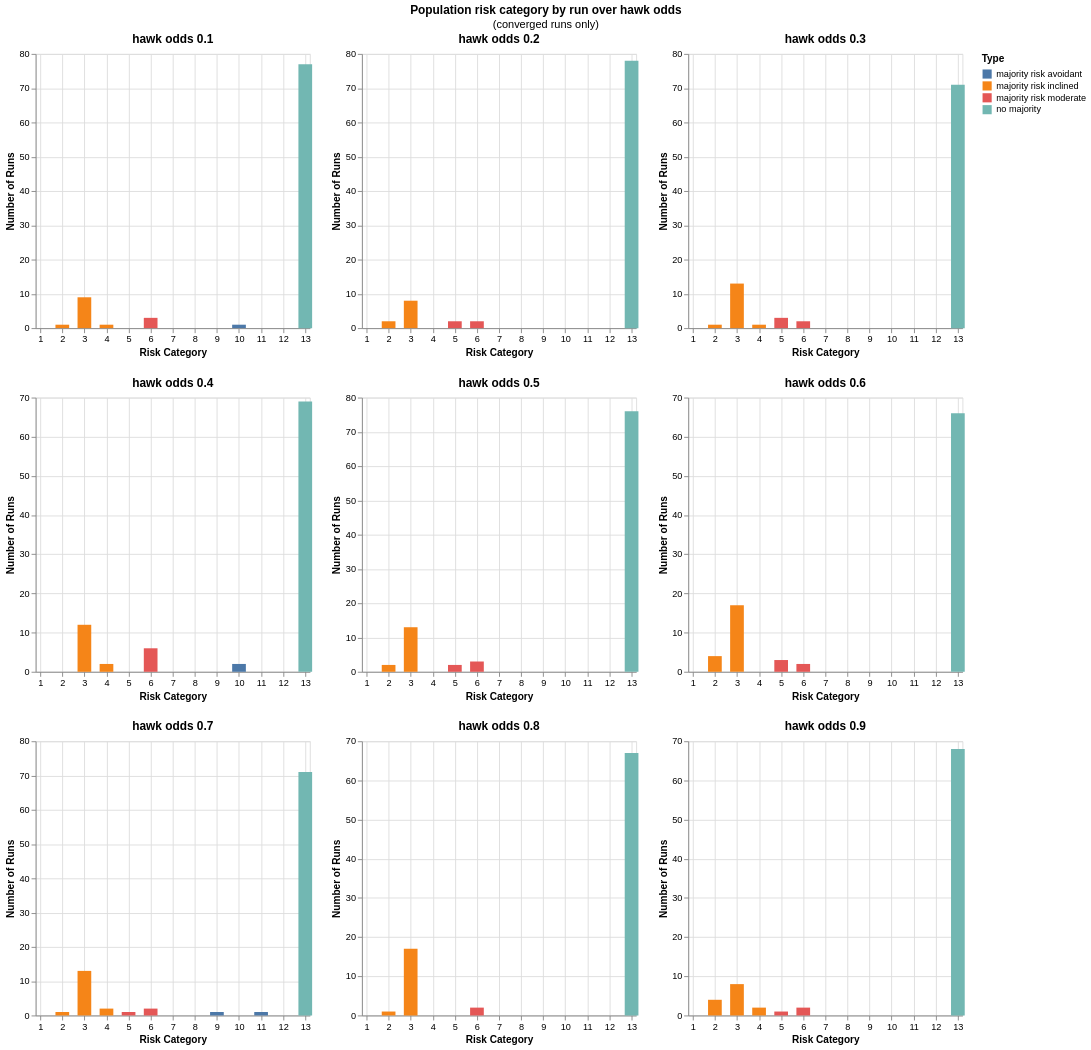

Source (notebook cell):
### Markdown cell above
### population categories by initial hawk odds

### Code cell
hawkodds01_chart = analysis_utils.graph_population_risk_category(
    analysis_utils.groupby_population_risk_category(converged_df.filter(pl.col("hawk_odds") == 0.1))
).properties(title="hawk odds 0.1")
hawkodds02_chart = analysis_utils.graph_population_risk_category(
    analysis_utils.groupby_population_risk_category(converged_df.filter(pl.col("hawk_odds") == 0.2))
).properties(title="hawk odds 0.2")
hawkodds03_chart = analysis_utils.graph_population_risk_category(
    analysis_utils.groupby_population_risk_category(converged_df.filter(pl.col("hawk_odds") == 0.3))
).properties(title="hawk odds 0.3")

hawkodds04_chart = analysis_utils.graph_population_risk_category(
    analysis_utils.groupby_population_risk_category(converged_df.filter(pl.col("hawk_odds") == 0.4))
).properties(title="hawk odds 0.4")
hawkodds05_chart = analysis_utils.graph_population_risk_category(
    analysis_utils.groupby_population_risk_category(converged_df.filter(pl.col("hawk_odds") == 0.5))
).properties(title="hawk odds 0.5")
hawkodds06_chart = analysis_utils.graph_population_risk_category(
    analysis_utils.groupby_population_risk_category(converged_df.filter(pl.col("hawk_odds") == 0.6))
).properties(title="hawk odds 0.6")


hawkodds07_chart = analysis_utils.graph_population_risk_category(
    analysis_utils.groupby_population_risk_category(converged_df.filter(pl.col("hawk_odds") == 0.7))
).properties(title="hawk odds 0.7")
hawkodds08_chart = analysis_utils.graph_population_risk_category(
    analysis_utils.groupby_population_risk_category(converged_df.filter(pl.col("hawk_odds") == 0.8))
).properties(title="hawk odds 0.8")
hawkodds09_chart = analysis_utils.graph_population_risk_category(
    analysis_utils.groupby_population_risk_category(converged_df.filter(pl.col("hawk_odds") == 0.9))
).properties(title="hawk odds 0.9")


((hawkodds01_chart | hawkodds02_chart | hawkodds03_chart) &
 (hawkodds04_chart | hawkodds05_chart | hawkodds06_chart) &
 (hawkodds07_chart | hawkodds08_chart | hawkodds09_chart))\
.properties(title=alt.TitleParams("Population risk category by run over hawk odds", subtitle="(converged runs only)", anchor="middle")
           ).resolve_scale(y='shared')

### Figure 1 — Vega-Lite specification as saved in the notebook (floating-point values rounded to 4 significant figures)
{"config": {"view": {"continuousWidth": 300, "continuousHeight": 300}}, "vconcat": [{"hconcat": [{"data": {"name": "data-6f3513b529153d1f37916209a4ef9f13"}, "mark": {"type": "bar", "width": 15}, "encoding": {"color": {"field": "type", "title": "Type", "type": "nominal"}, "x": {"axis": {"tickCount": 13}, "field": "risk_category", "scale": {"domain": [1, 13]}, "title": "Risk Category", "type": "quantitative"}, "y": {"field": "count", "title": "Number of Runs", "type": "quantitative"}}, "title": "hawk odds 0.1"}, {"data": {"name": "data-0edccca73d362f95cb09bc6708b60ed9"}, "mark": {"type": "bar", "width": 15}, "encoding": {"color": {"field": "type", "title": "Type", "type": "nominal"}, "x": {"axis": {"tickCount": 13}, "field": "risk_category", "scale": {"domain": [1, 13]}, "title": "Risk Category", "type": "quantitative"}, "y": {"field": "count", "title": "Number of Runs", "type": "quantitative"}}, "title": "hawk odds 0.2"}, {"data": {"name": "data-62246ad5b64f2076a94b6113e3014c51"}, "mark": {"type": "bar", "width": 15}, "encoding": {"color": {"field": "type", "title": "Type", "type": "nominal"}, "x": {"axis": {"tickCount": 13}, "field": "risk_category", "scale": {"domain": [1, 13]}, "title": "Risk Category", "type": "quantitative"}, "y": {"field": "count", "title": "Number of Runs", "type": "quantitative"}}, "title": "hawk odds 0.3"}]}, {"hconcat": [{"data": {"name": "data-0b94772aeb5a356dd56a1e8f96470c99"}, "mark": {"type": "bar", "width": 15}, "encoding": {"color": {"field": "type", "title": "Type", "type": "nominal"}, "x": {"axis": {"tickCount": 13}, "field": "risk_category", "scale": {"domain": [1, 13]}, "title": "Risk Category", "type": "quantitative"}, "y": {"field": "count", "title": "Number of Runs", "type": "quantitative"}}, "title": "hawk odds 0.4"}, {"data": {"name": "data-2b8e8efa0782fb3def58a8379a3f1ff8"}, "mark": {"type": "bar", "width": 15}, "encoding": {"color": {"field": "type", "title": "Type", "type": "nominal"}, "x": {"axis": {"tickCount": 13}, "field": "risk_category", "scale": {"domain": [1, 13]}, "title": "Risk Category", "type": "quantitative"}, "y": {"field": "count", "title": "Number of Runs", "type": "quantitative"}}, "title": "hawk odds 0.5"}, {"data": {"name": "data-e7bd1fb82372e4d20cc8d6202a41aa66"}, "mark": {"type": "bar", "width": 15}, "encoding": {"color": {"field": "type", "title": "Type", "type": "nominal"}, "x": {"axis": {"tickCount": 13}, "field": "risk_category", "scale": {"domain": [1, 13]}, "title": "Risk Category", "type": "quantitative"}, "y": {"field": "count", "title": "Number of Runs", "type": "quantitative"}}, "title": "hawk odds 0.6"}]}, {"hconcat": [{"data": {"name": "data-1c845b1b4239d13eed14e5a0b1cb9b41"}, "mark": {"type": "bar", "width": 15}, "encoding": {"color": {"field": "type", "title": "Type", "type": "nominal"}, "x": {"axis": {"tickCount": 13}, "field": "risk_category", "scale": {"domain": [1, 13]}, "title": "Risk Category", "type": "quantitative"}, "y": {"field": "count", "title": "Number of Runs", "type": "quantitative"}}, "title": "hawk odds 0.7"}, {"data": {"name": "data-73b6187fd23b2e1119fabf7296c80017"}, "mark": {"type": "bar", "width": 15}, "encoding": {"color": {"field": "type", "title": "Type", "type": "nominal"}, "x": {"axis": {"tickCount": 13}, "field": "risk_category", "scale": {"domain": [1, 13]}, "title": "Risk Category", "type": "quantitative"}, "y": {"field": "count", "title": "Number of Runs", "type": "quantitative"}}, "title": "hawk odds 0.8"}, {"data": {"name": "data-8d66fef6facd5aa136b8cfd9758e59a3"}, "mark": {"type": "bar", "width": 15}, "encoding": {"color": {"field": "type", "title": "Type", "type": "nominal"}, "x": {"axis": {"tickCount": 13}, "field": "risk_category", "scale": {"domain": [1, 13]}, "title": "Risk Category", "type": "quantitative"}, "y": {"field": "count", "title": "Number of Runs", "type": "quantitative"}}, "title": "hawk odds 0.9"}]}], "resolve": {"scale": {"y": "shared"}}, "title": {"text": "Population risk category by run over hawk odds", "anchor": "middle", "subtitle": "(converged runs only)"}, "$schema": "https://vega.github.io/schema/vega-lite/v6.4.1.json", "datasets": {"data-6f3513b529153d1f37916209a4ef9f13": [{"risk_category": 2, "count": 1, "type": "majority risk inclined"}, {"risk_category": 3, "count": 9, "type": "majority risk inclined"}, {"risk_category": 4, "count": 1, "type": "majority risk inclined"}, {"risk_category": 6, "count": 3, "type": "majority risk moderate"}, {"risk_category": 10, "count": 1, "type": "majority risk avoidant"}, {"risk_category": 13, "count": 77, "type": "no majority"}], "data-0edccca73d362f95cb09bc6708b60ed9": [{"risk_category": 2, "count": 2, "type": "majority risk inclined"}, {"risk_category": 3, "count": 8, "type": "majority risk inclined"}, {"risk_category": 5, "count": 2, "type": "majority risk moderate"}, {"risk_category": 6, "count": 2, "type": "majority risk moderate"}, {"risk_category": 13, "count": 78, "type": "no majority"}], "data-62246ad5b64f2076a94b6113e3014c51": [{"risk_category": 2, "count": 1, "type": "majority risk inclined"}, {"risk_category": 3, "count": 13, "type": "majority risk inclined"}, {"risk_category": 4, "count": 1, "type": "majority risk inclined"}, {"risk_category": 5, "count": 3, "type": "majority risk moderate"}, {"risk_category": 6, "count": 2, "type": "majority risk moderate"}, {"risk_category": 13, "count": 71, "type": "no majority"}], "data-0b94772aeb5a356dd56a1e8f96470c99": [{"risk_category": 3, "count": 12, "type": "majority risk inclined"}, {"risk_category": 4, "count": 2, "type": "majority risk inclined"}, {"risk_category": 6, "count": 6, "type": "majority risk moderate"}, {"risk_category": 10, "count": 2, "type": "majority risk avoidant"}, {"risk_category": 13, "count": 69, "type": "no majority"}], "data-2b8e8efa0782fb3def58a8379a3f1ff8": [{"risk_category": 2, "count": 2, "type": "majority risk inclined"}, {"risk_category": 3, "count": 13, "type": "majority risk inclined"}, {"risk_category": 5, "count": 2, "type": "majority risk moderate"}, {"risk_category": 6, "count": 3, "type": "majority risk moderate"}, {"risk_category": 13, "count": 76, "type": "no majority"}], "data-e7bd1fb82372e4d20cc8d6202a41aa66": [{"risk_category": 2, "count": 4, "type": "majority risk inclined"}, {"risk_category": 3, "count": 17, "type": "majority risk inclined"}, {"risk_category": 5, "count": 3, "type": "majority risk moderate"}, {"risk_category": 6, "count": 2, "type": "majority risk moderate"}, {"risk_category": 13, "count": 66, "type": "no majority"}], "data-1c845b1b4239d13eed14e5a0b1cb9b41": [{"risk_category": 2, "count": 1, "type": "majority risk inclined"}, {"risk_category": 3, "count": 13, "type": "majority risk inclined"}, {"risk_category": 4, "count": 2, "type": "majority risk inclined"}, {"risk_category": 5, "count": 1, "type": "majority risk moderate"}, {"risk_category": 6, "count": 2, "type": "majority risk moderate"}, {"risk_category": 9, "count": 1, "type": "majority risk avoidant"}, {"risk_category": 11, "count": 1, "type": "majority risk avoidant"}, {"risk_category": 13, "count": 71, "type": "no majority"}], "data-73b6187fd23b2e1119fabf7296c80017": [{"risk_category": 2, "count": 1, "type": "majority risk inclined"}, {"risk_category": 3, "count": 17, "type": "majority risk inclined"}, {"risk_category": 6, "count": 2, "type": "majority risk moderate"}, {"risk_category": 13, "count": 67, "type": "no majority"}], "data-8d66fef6facd5aa136b8cfd9758e59a3": [{"risk_category": 2, "count": 4, "type": "majority risk inclined"}, {"risk_category": 3, "count": 8, "type": "majority risk inclined"}, {"risk_category": 4, "count": 2, "type": "majority risk inclined"}, {"risk_category": 5, "count": 1, "type": "majority risk moderate"}, {"risk_category": 6, "count": 2, "type": "majority risk moderate"}, {"risk_category": 13, "count": 68, "type": "no majority"}]}}
